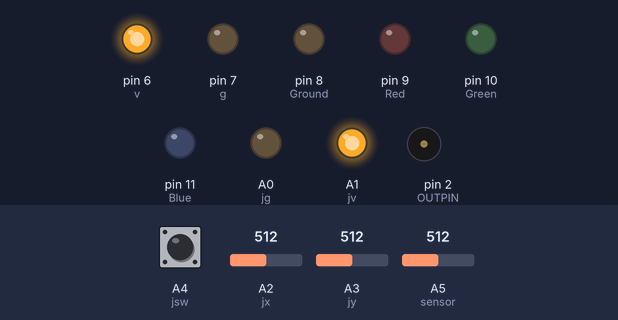
Simulated run of this sketch. Board: Arduino Uno, built with avr-gcc and run on an emulated ATmega328P. On the bench: output pins drawn as LEDs (lit = HIGH), buzzer (waves = sounding). Inputs (shaded band) come from the test bench; at power-on: A3 (jy) = 512, A2 (jx) = 512, A4 (jsw) HIGH, A5 (sensor) = 512. What the sketch prints to the serial monitor is not drawn.

Above: at 1.8 s.
1.9 s: A3 (jy) set to 359
4.2 s: A3 (jy) set to 331
At 6.8 s:
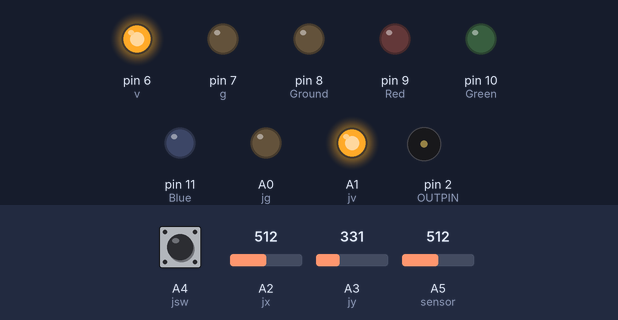
8.3 s: A3 (jy) set to 663
11.8 s: A3 (jy) set to 693
At 14.7 s:
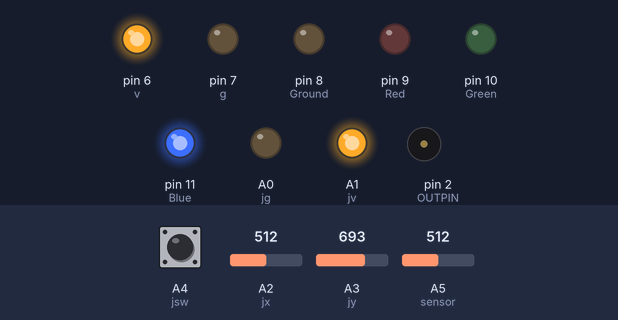
15.0 s: A3 (jy) set to 306
At 17.4 s:
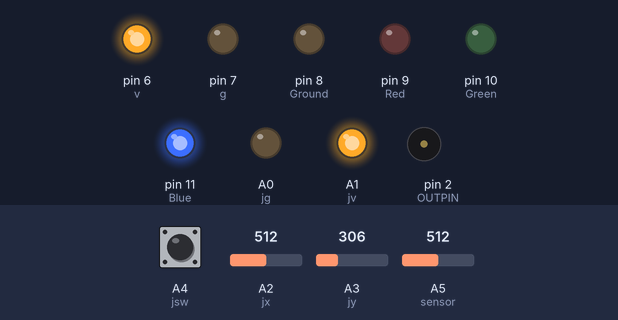
Timing chart, 0 to 24.2 s (numbered marks = the images above; inputs shaded):
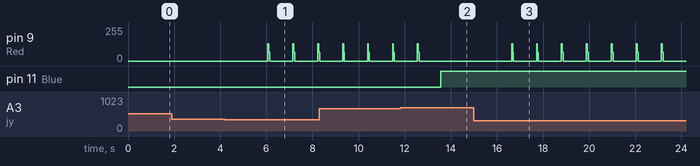

Measured:
- the behaviour switches between 681 and 682 on A3 (jy) (found by bisection; images 1 and 2)
- after the input at 1.9 s, every drawn part: stays the same
- after the input at 4.2 s, pin 9 (Red): 0/255 → 64/255 after 4.0 s
- after the input at 11.8 s, pin 9 (Red): goes on until 12.6 s, then stays 0/255; pin 11 (Blue): LOW → HIGH after 1.8 s
- after the input at 15.0 s, pin 9 (Red): 0/255 → 128/255 after 1.6 s, then repeats every 1.1 s: 64/255 0.04 s, 0/255 1.0 s, 128/255 0.04 s

The sketch:

Test_4.ino
```cpp
#define C 261 // 도
#define D 294 // 레
#define E 330 // 미
#define F 349 // 파
#define G 392 // 솔
#define A 440 // 라
#define B 493 // 시
#define Ch 523 // 도

// 조이스틱
int jg = A0; // gnd
int jv = A1; // vcc
int jx = A2; // x좌표
int jy = A3; // y좌표
int jsw = A4; //switch

int a[8] = {261,294,330,349,392,440,493,523};

// 부저
int GNDPIN = 0;
int VCCPIN = 1;
int OUTPIN = 2;

// LED
int Ground = 8;
int Red = 9;
int Green = 10;
int Blue = 11;

// 버튼
int btn = 5; // S signal
int v = 6; // VCC = 5V
int g = 7; // GND = 0V

// 조도센서
int sensor = A5;

// 필요한 변수
int newa = 0;
int newb = 0;

int olda = 0;
int oldb = 0;

int count = 0;

int menu = 0; // 메뉴
int i = 0;


void setup() {
  // 조이스틱
  pinMode(jg, OUTPUT);
  pinMode(jv, OUTPUT);
  pinMode(jx, INPUT);
  pinMode(jy, INPUT);
  pinMode(jsw, INPUT_PULLUP);

  digitalWrite(jv, HIGH);
  digitalWrite(jg, LOW);

  // 부저
  pinMode(GNDPIN, OUTPUT);
  pinMode(OUTPIN, OUTPUT);

  digitalWrite(GNDPIN, LOW);

  // LED
  pinMode(Ground, OUTPUT);
  pinMode(Red, OUTPUT);
  pinMode(Green, OUTPUT);
  pinMode(Blue, OUTPUT);

  digitalWrite(Ground, LOW);

  // 버튼
  pinMode(btn, INPUT_PULLUP); // 디지털을 사용하겠다는 것
  pinMode(v, OUTPUT);
  pinMode(g, OUTPUT);

  digitalWrite(v, HIGH);
  digitalWrite(g, LOW);

  // 조도센서
  pinMode(sensor, INPUT);

  // 시리얼 통신
  Serial.begin(9600);
}

void loop() {
  int vrx = map(analogRead(jx), 0, 1023, -1, 2);
  int vry = map(analogRead(jy), 0, 1023, 1, -2);
  int vsw = digitalRead(jsw);

  Serial.print("X축 : ");
  Serial.println(vrx);
  Serial.print("Y축 : ");
  Serial.println(vry);
  Serial.print("sw : ");
  Serial.println(vsw);
  delay(1000);

  if(vrx == 0 && vry == 0)
  {
  }
  else if (vrx < 0 && vry == 0)
  {
    Serial.print("왼쪽");
    menu = 1;
  }
  else if (vrx > 0 && vry == 0)
  {
    Serial.print("오른쪽");
    menu = 2;
  }
  else if (vrx == 0 && vry > 0)
  {
    Serial.print("위");
    menu = 3;
  }
  else if (vrx == 0 && vry < 0)
  {
    Serial.print("아래");
    menu = 4;
  }

  if(vsw == 0){
    Serial.println("reset");
    menu = 0;
  }

  if(menu == 1){ // 왼쪽, 멜로디
    for(int i=0; i<8; i++)
    {
      tone(OUTPIN, a[i]);
      delay(1000);
      noTone(OUTPIN);
    }
    menu = 0;
  }
  else if(menu == 2){ // 오른쪽, 무드등
    if(digitalRead(btn) == 0){
      i++;
      if(i > 3)
      {
        i = i-4;
      }
      if(i == 1){ // 빨간색
        analogWrite(Red, 255);
        analogWrite(Blue, 0);
        analogWrite(Green, 0);
      }
      else if(i == 2){ // 초록색
        analogWrite(Red, 0);
        analogWrite(Green, 255);
        analogWrite(Blue, 0);
      }
      else if(i == 3){ // 파란색
        analogWrite(Red, 0);
        analogWrite(Green, 0);
        analogWrite(Blue, 255);
      }
      else if(i == 0){ // 꺼짐
        analogWrite(Red, 0);
        analogWrite(Blue, 0);
        analogWrite(Green, 0);
      }
    }
  }
    else if(menu == 3){ // 보안 빨간불 깜빡
    int val = analogRead(sensor);
    if (val > 300){
      for(int i = 0; i < 8; i++){
        tone(OUTPIN, 330);
        noTone(OUTPIN);
        analogWrite(Red, 255);
        delay(5);
        analogWrite(Red, 0);
        delay(5);
      }
    }
    else{
      analogWrite(Red, 0);
    }
  }
  else if(menu == 4){ // 가로등
    int val = analogRead(sensor);
    if (val > 300){
      analogWrite(Blue, 255);
    }
    else{
      analogWrite(Blue, 0);
    }
  }
}
```
